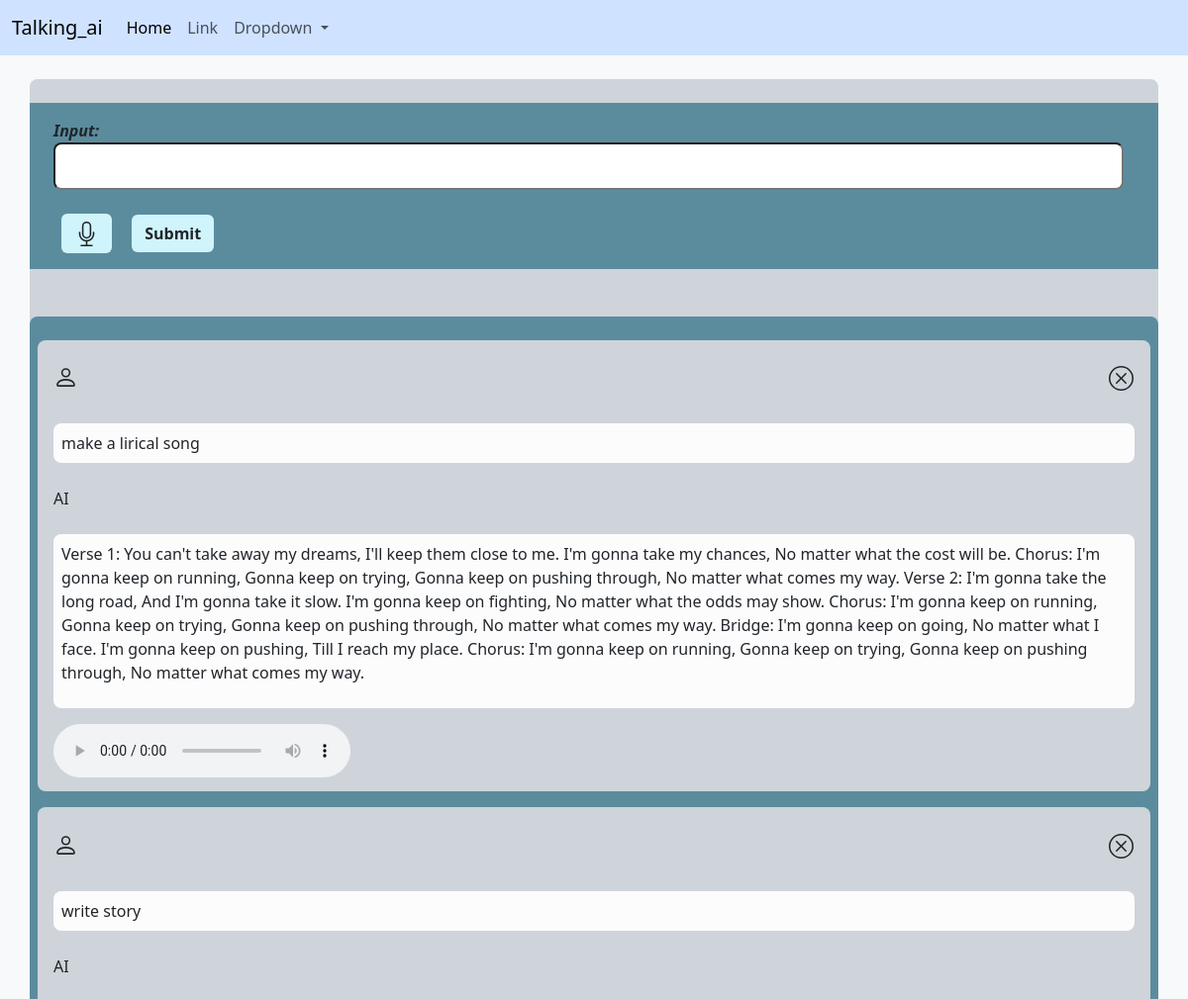
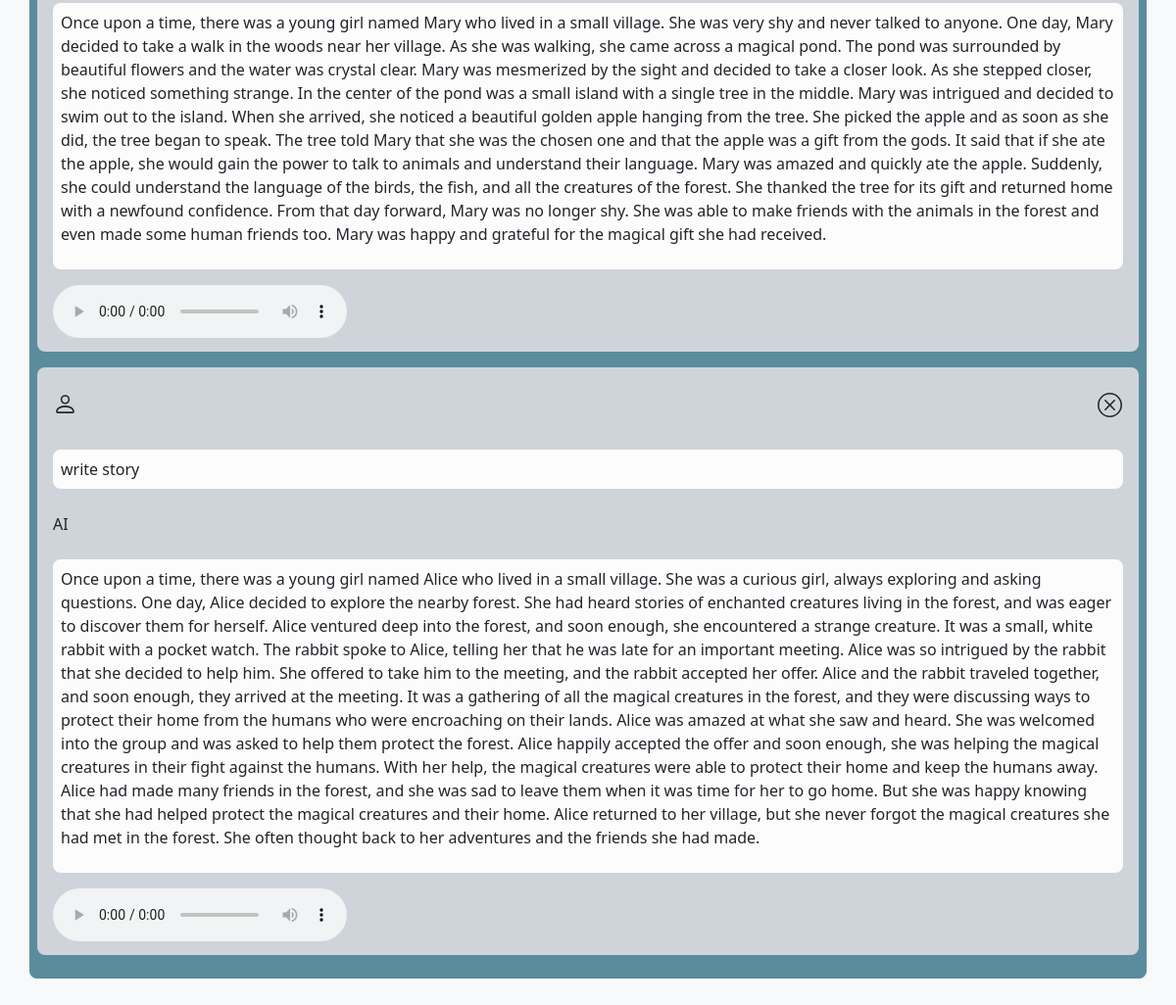
The page / on the database its author committed (2 pictures, top to bottom).
### app/models.py (models this page shows)
class conversations(models.Model):
    prompt = models.CharField(max_length=1000000000000000000000000000000000000000000000000000000000000000000000000000000000000000000000000000000000000000000000000000000000000000000000000000000000000000000000000000000000000000000000000000000000000000000000000000000000000000000000000000000000000000000000000000000000000000)
    message = models.CharField(max_length=100000000000000000000000000000000000000000000000000000000000000000000000000000000000000000000000000000000000000000000000000000000000000000000000000000000000000000000000000000000000000000000000000000000000000000000000000000000000000000000000000000000000000000000000000000000000000)
    created_at = models.DateTimeField(auto_now_add=True)
    audio_path = models.CharField(max_length=100000000000000000000000000000000000000000000000000000000000000000000000000000000000000000000000000000000000000000000000000000000000000000000000000000000000000000000000000000000000000000000000000000000000000000000000000000000000000000000000000000000000000000000000000000000000000)

### app/views.py (the view)
# urls.py: path('', views.home, name='home'),
def home(request):
    conversationss = conversations.objects.all().order_by("-created_at")
    return render(request,"index.html",{"conversationss":conversationss})

### templates/index.html (shortened to what this page needs)
<!doctype html>
{% load static %}
<html lang="en">
  <head>
    <link href="https://cdn.jsdelivr.net/npm/bootstrap@5.3.0-alpha1/dist/css/bootstrap.min.css" rel="stylesheet">
    <link rel="stylesheet" href="{% static 'css/style.css' %}">
  </head>
  <body class="bg-light">
    <nav class="navbar navbar-expand-lg bg-primary-subtle">
      <div class="container-fluid">
        <a class="navbar-brand" href="#">Talking_ai</a>
        <div class="collapse navbar-collapse" id="navbarSupportedContent">
          <ul class="navbar-nav me-auto mb-2 mb-lg-0">
            <li class="nav-item">
              <a class="nav-link active" aria-current="page" href="#">Home</a>
            </li>
            <li class="nav-item">
              <a class="nav-link" href="#">Link</a>
            </li>
            <li class="nav-item dropdown">
              <a class="nav-link dropdown-toggle" href="#" role="button" data-bs-toggle="dropdown" aria-expanded="false">
                Dropdown
              </a>
            </li>
          </ul>
        </div>
      </div>
    </nav>
    <br>
    <div>
              <div class="bg-dark-subtle mx-auto rounded-3" style="width: 95%;">
                <div><br></div>
                <form action="{% url 'chatbot' %}" method="GET" >
                  <div class="px-4 py-3 bb text-dark ">
                    <div><label class=" fst-italic fw-bold " for="Input">Input: </label></div>
                    <div class="">
                      <div><input class="rounded-3" type="text" name="input" style="width: 99%; height: 3rem"></input></div>
                      <br>
                      <span class="p-2 my-2">
                        <a class=" btn bg-info-subtle fw-bold " href="#" >
                        </a>
                      </span>
                      <span class="p-2 my-2">
                        <input class=" btn bg-info-subtle fw-bold " type="submit" value="Submit">
                      </span>
                    </div>
                  </div>
                </form>
                  <div class="px-2 my-5 py-2 bb text-dark rounded-3">
                    {% for conversations in conversationss %}
                      <div class="bg-dark-subtle rounded-3 my-3 py-2">
                        <div>
                          <div class="d-flex justify-content-between">
                            <div class=" p-2 m-2 ">
                            </div>
                            <div>
                                <form action="cdelete/{{conversations.id}}/" method="post">
                                    <button class=" btn p-2 m-2" type="submit" value="Delete">
                                    </button>
                                </form>
                            </div>
                          </div>
                          <div>
                            <span>
                              <div>
                                <p class="bg-light-subtle m-3 p-2 rounded-3 ">
                                  {{conversations.prompt}}
                                </p>
                              </div>
                            </span>
                          </div>
                        </div>
                        <div>
                          <div class="p-2 m-2"> AI </div>
                          <div>
                            <span>
                              <div>
                                <div class="bg-light-subtle m-3 p-2 rounded-3 ">
                                  <p>{{conversations.message}}</p>
                                </div>
                              </div>
                            </span>
                          </div>
                        </div>
                        <audio controls class="mx-3" >
                          <source src="{{conversations.audio_path}}" type="audio/mpeg">
                        </audio>
                      </div>
                    {% endfor %}
                  </div>
                </div>
              </div>
  </body>
</html>

### static/css/style.css (style rules this page uses)
.bb { background-color: rgb(91, 140, 158); }

### rows shown on the page
conversations: prompt "make a lirical song", message "Verse 1: You can't take away my dreams, I'll keep them close to me. I'm gonna take my chances, No matter what the cost will be. Chorus: I'm gonna keep on running, Gonna keep on trying, Gonna keep on pushing through, No matter what comes my way. Verse 2: I'm gonna take the long road, And I'm gonna take it slow. I'm gonna keep on fighting, No matter what the odds may show. Chorus: I'm gonna keep on running, Gonna keep on trying, Gonna keep on pushing through, No matter what comes my way. Bridge: I'm gonna keep on going, No matter what I face. I'm gonna keep on pushing, Till I reach my place. Chorus: I'm gonna keep on running, Gonna keep on trying, Gonna keep on pushing through, No matter what…"
conversations: prompt "write story", message "Once upon a time, there was a young girl named Mary who lived in a small village. She was very shy and never talked to anyone. One day, Mary decided to take a walk in the woods near her village. As she was walking, she came across a magical pond. The pond was surrounded by beautiful flowers and the water was crystal clear. Mary was mesmerized by the sight and decided to take a closer look. As she stepped closer, she noticed something strange. In the center of the pond was a small island with a single tree in the middle. Mary was intrigued and decided to swim out to the island. When she arrived, she noticed a beautiful golden apple hanging from the tree. She picked the apple and as soon as…"
conversations: prompt "write story", message "Once upon a time, there was a young girl named Alice who lived in a small village. She was a curious girl, always exploring and asking questions. One day, Alice decided to explore the nearby forest. She had heard stories of enchanted creatures living in the forest, and was eager to discover them for herself. Alice ventured deep into the forest, and soon enough, she encountered a strange creature. It was a small, white rabbit with a pocket watch. The rabbit spoke to Alice, telling her that he was late for an important meeting. Alice was so intrigued by the rabbit that she decided to help him. She offered to take him to the meeting, and the rabbit accepted her offer. Alice and the rabbit…"
